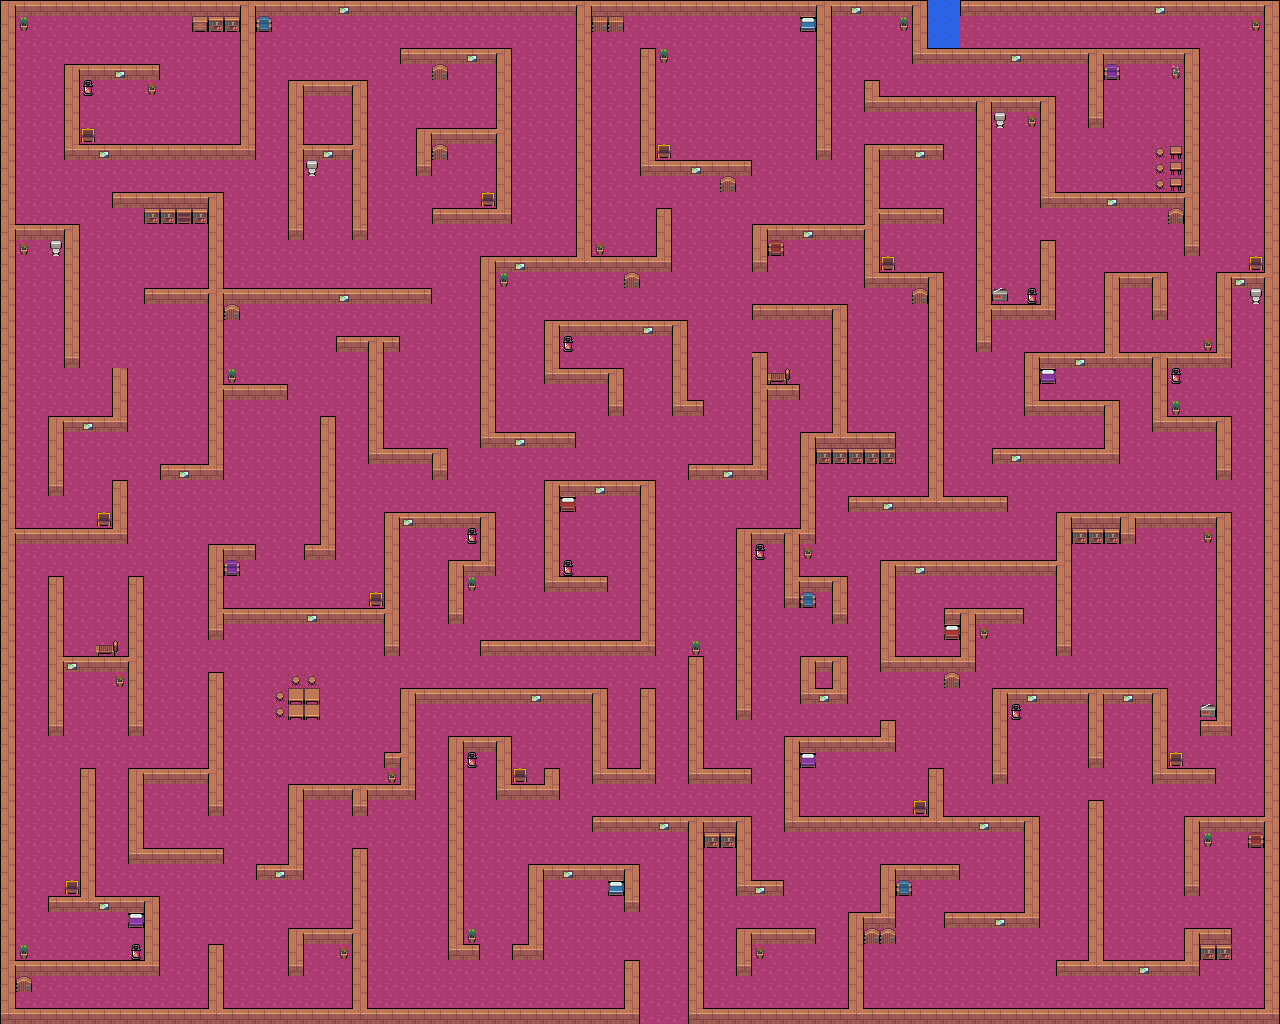

This is a level from a 2D game, rendered from its Tiled map with the project's own tilesets. A one-line summary and the map file follow, with tile-layer data summarised:
An orthogonal 80x64 tile map with 16x16 px tiles, 5 tile layers (floor, wall, finish, furniture, ...), 2 tilesets.

<map version="1.10" tiledversion="1.10.2" orientation="orthogonal" renderorder="right-down" width="80" height="64" tilewidth="16" tileheight="16" infinite="0" nextlayerid="8" nextobjectid="1">
 <tileset firstgid="1" source="4 BigSet bon.tsx" />
 <tileset firstgid="217" source="lanterne.tsx" />
 <layer id="1" name="floor" width="80" height="64">
  <data>[5120 cells, 5120 non-empty, 1 distinct tile ids]</data>
 </layer>
 <layer id="4" name="wall" width="80" height="64">
  <data>[5120 cells, 1324 non-empty, 21 distinct tile ids]</data>
 </layer>
 <layer id="7" name="finish" width="80" height="64">
  <data>[5120 cells, 6 non-empty, 1 distinct tile ids]</data>
 </layer>
 <layer id="5" name="furniture" width="80" height="64">
  <data>[5120 cells, 106 non-empty, 22 distinct tile ids]</data>
 </layer>
 <layer id="6" name="lantern" width="80" height="64">
  <data>[5120 cells, 10 non-empty, 1 distinct tile ids]</data>
 </layer>
</map>
